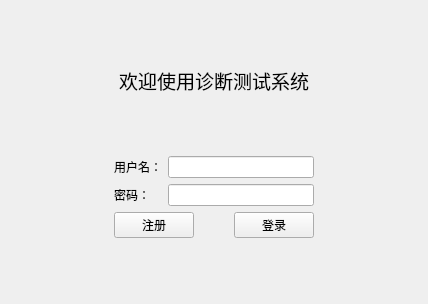
<?xml version="1.0" encoding="UTF-8"?>
<ui version="4.0">
 <class>LoginView</class>
 <widget class="QWidget" name="LoginView">
  <property name="geometry">
   <rect>
    <x>0</x>
    <y>0</y>
    <width>428</width>
    <height>304</height>
   </rect>
  </property>
  <property name="windowTitle">
   <string>登录</string>
  </property>
  <layout class="QVBoxLayout" name="verticalLayout_3">
   <item>
    <layout class="QVBoxLayout" name="verticalLayout_2">
     <item>
      <spacer name="verticalSpacer">
       <property name="orientation">
        <enum>Qt::Orientation::Vertical</enum>
       </property>
       <property name="sizeHint" stdset="0">
        <size>
         <width>20</width>
         <height>40</height>
        </size>
       </property>
      </spacer>
     </item>
     <item>
      <widget class="QLabel" name="label">
       <property name="font">
        <font>
         <pointsize>14</pointsize>
        </font>
       </property>
       <property name="text">
        <string>欢迎使用诊断测试系统</string>
       </property>
       <property name="alignment">
        <set>Qt::AlignmentFlag::AlignCenter</set>
       </property>
      </widget>
     </item>
     <item>
      <spacer name="verticalSpacer_2">
       <property name="orientation">
        <enum>Qt::Orientation::Vertical</enum>
       </property>
       <property name="sizeHint" stdset="0">
        <size>
         <width>20</width>
         <height>40</height>
        </size>
       </property>
      </spacer>
     </item>
     <item>
      <layout class="QHBoxLayout" name="horizontalLayout_4">
       <item>
        <spacer name="horizontalSpacer">
         <property name="orientation">
          <enum>Qt::Orientation::Horizontal</enum>
         </property>
         <property name="sizeHint" stdset="0">
          <size>
           <width>20</width>
           <height>20</height>
          </size>
         </property>
        </spacer>
       </item>
       <item>
        <layout class="QVBoxLayout" name="verticalLayout">
         <item>
          <layout class="QHBoxLayout" name="horizontalLayout_2">
           <item>
            <layout class="QFormLayout" name="formLayout">
             <item row="0" column="0">
              <widget class="QLabel" name="label_2">
               <property name="text">
                <string>用户名：</string>
               </property>
              </widget>
             </item>
             <item row="0" column="1">
              <widget class="QLineEdit" name="inputUserName"/>
             </item>
             <item row="1" column="0">
              <widget class="QLabel" name="label_3">
               <property name="text">
                <string>密码：</string>
               </property>
              </widget>
             </item>
             <item row="1" column="1">
              <widget class="QLineEdit" name="inputUserPassword">
               <property name="echoMode">
                <enum>QLineEdit::EchoMode::Password</enum>
               </property>
              </widget>
             </item>
            </layout>
           </item>
          </layout>
         </item>
         <item>
          <layout class="QHBoxLayout" name="horizontalLayout_3">
           <item>
            <layout class="QHBoxLayout" name="horizontalLayout">
             <property name="spacing">
              <number>40</number>
             </property>
             <item>
              <widget class="QPushButton" name="btSignUp">
               <property name="text">
                <string>注册</string>
               </property>
              </widget>
             </item>
             <item>
              <widget class="QPushButton" name="btSignin">
               <property name="text">
                <string>登录</string>
               </property>
              </widget>
             </item>
            </layout>
           </item>
          </layout>
         </item>
        </layout>
       </item>
       <item>
        <spacer name="horizontalSpacer_2">
         <property name="orientation">
          <enum>Qt::Orientation::Horizontal</enum>
         </property>
         <property name="sizeHint" stdset="0">
          <size>
           <width>20</width>
           <height>20</height>
          </size>
         </property>
        </spacer>
       </item>
      </layout>
     </item>
     <item>
      <spacer name="verticalSpacer_3">
       <property name="orientation">
        <enum>Qt::Orientation::Vertical</enum>
       </property>
       <property name="sizeHint" stdset="0">
        <size>
         <width>20</width>
         <height>40</height>
        </size>
       </property>
      </spacer>
     </item>
    </layout>
   </item>
  </layout>
 </widget>
 <resources/>
 <connections/>
</ui>
